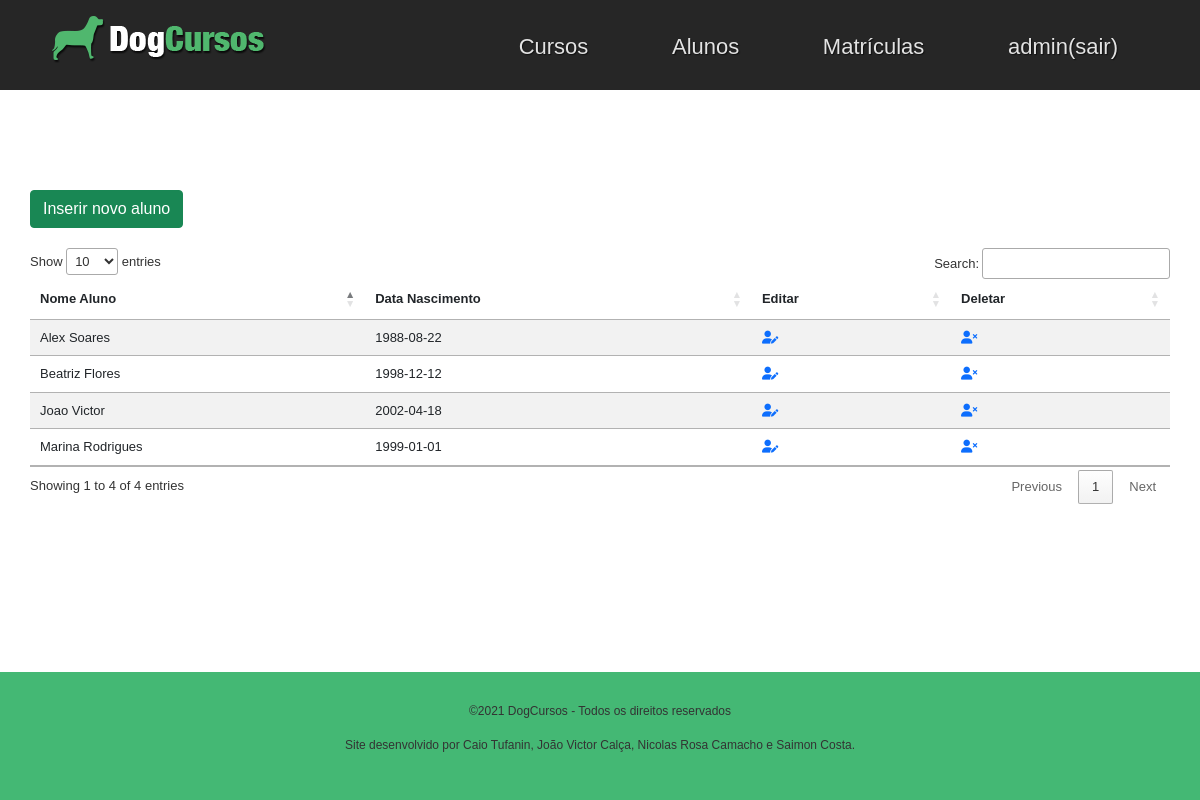
Page /index.php?pagina=alunos (signed in) on the committed database.
### tables this page shows
CREATE TABLE IF NOT EXISTS `alunos` (
  `ID_ALUNO` int(11) NOT NULL AUTO_INCREMENT,
  `NOME_ALUNO` varchar(255) NOT NULL,
  `DATA_NASCIMENTO` date DEFAULT NULL,
  PRIMARY KEY (`ID_ALUNO`)
);

### views/alunos.php (the view)
<a class="btn btn-success" href="?pagina=inserir_aluno">Inserir novo aluno</a><br><br>
<table class="table table-hover table-striped" id="alunos">
    <thead>
        <tr>
            <th>Nome Aluno</th>
            <th>Data Nascimento</th>
            <th>Editar</th>
            <th>Deletar</th>
        </tr>
    </thead>
    <tbody>
        <?php
        $query = "SELECT * FROM ALUNOS";
        $consulta_alunos = $conexao->query($query);
        foreach ($consulta_alunos as $aluno) {
        ?>
            <td><span><?= $aluno['NOME_ALUNO'] ?></span></td>
            <td><span><?= $aluno['DATA_NASCIMENTO'] ?></span></td>
            <td><a href="?pagina=inserir_aluno&editar=<?= $aluno['ID_ALUNO']; ?>"><i class="fas fa-user-edit"></i></a></td>
            <td><a href="deleta_aluno.php?id_aluno=<?= $aluno['ID_ALUNO']; ?>"><i class="fas fa-user-times"></i></a></td></tr>
        <?php
        }
        ?>
    </tbody>
</table>

### CSS/estilo.css (style rules this page uses)
* { margin: 0; padding: 0; }
body { font-family: Arial, Helvetica, sans-serif; font-size: 13px; color: #333; }

### rows in the picture
alunos: NOME_ALUNO "Marina Rodrigues", DATA_NASCIMENTO "1999-01-01"
alunos: NOME_ALUNO "Joao Victor", DATA_NASCIMENTO "2002-04-18"
alunos: NOME_ALUNO "Beatriz Flores", DATA_NASCIMENTO "1998-12-12"
alunos: NOME_ALUNO "Alex Soares", DATA_NASCIMENTO "1988-08-22"

### other values in the picture
$_SESSION['usuario'] "admin"
